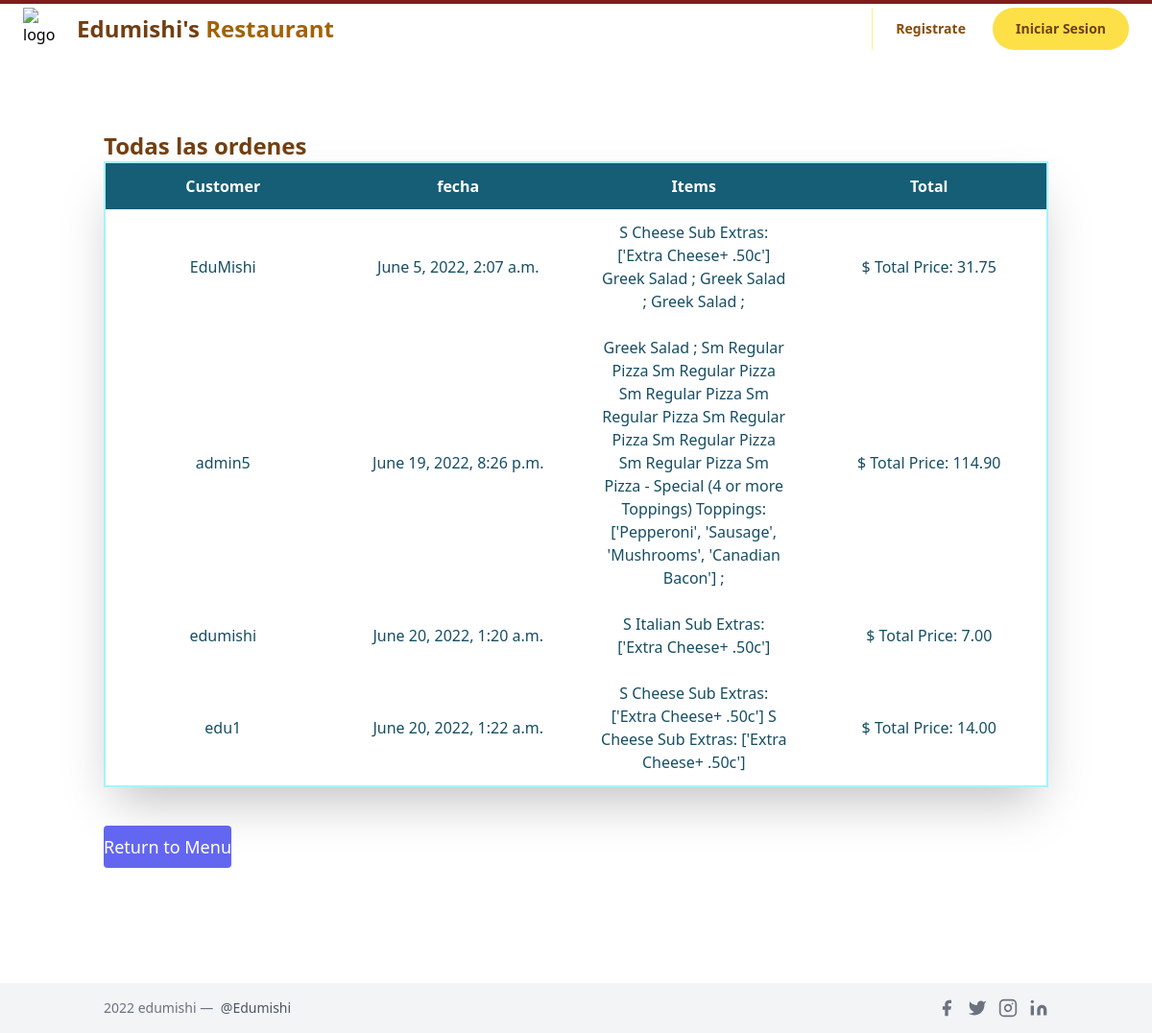
Before: /allorders with the older database file.
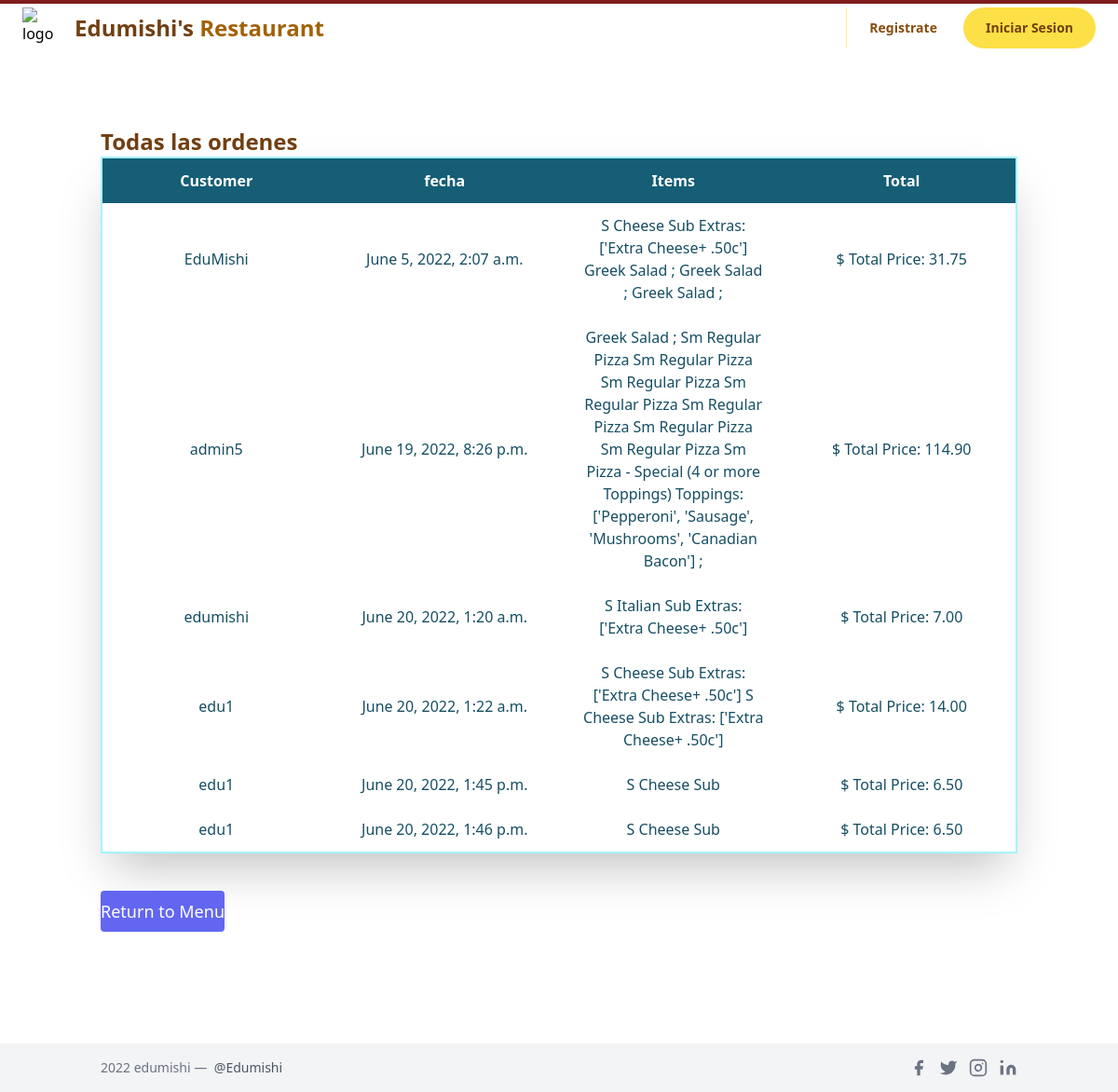
After: the same page with the newer database file.
### orders/models.py (models this page shows, shortened)
class Order(models.Model):
    ref_code = models.CharField(max_length=15, blank=True)
    owner = models.ForeignKey(Profile, on_delete=models.SET_NULL, null=True)
    is_ordered = models.BooleanField(default=False)
    ordered_items = models.ManyToManyField(OrderItem)
    date_ordered = models.DateTimeField(auto_now=True)
    def get_cart_total(self):
        return sum([item.menu_item.price for item in self.ordered_items.all()]
        + [item.extras_cost for item in self.ordered_items.all()])

class Profile(models.Model):
    user = models.OneToOneField(settings.AUTH_USER_MODEL,
                                on_delete=models.CASCADE)
    menu_items = models.ManyToManyField(Menu_Item, blank=True)
    def __str__(self):
        return f"{self.user.username}"

class OrderItem(models.Model):
    menu_item = models.ForeignKey(Menu_Item,on_delete=models.CASCADE,
                                    blank=True, null=True)
    is_ordered = models.BooleanField(default=False)
    date_added = models.DateTimeField(auto_now=True)
    date_ordered = models.DateTimeField(null=True)
    is_topping =models.BooleanField(default=False)
    num_extras = models.IntegerField( blank=True, default=0)
    extras = models.CharField(max_length=400,  blank=True, null=True)
    extras_cost = models.DecimalField(max_digits=4,decimal_places=2, default = 0.00)
    ptoppings = models.CharField(max_length=400,  blank=True, null=True)

class Menu_Item(models.Model):
    MENU_CATEGORIES = (
    ('Pizza', 'Pizza'),
    ('Pasta', 'Pasta'),
    ('Subs', 'Subs'),
    ('Salad', 'Salad'),
    ('Dinner_Platter', 'Dinner_Platter'),
    ('Topping', 'Topping'),
    ('Extra', 'Extra'),
    ('Dessert', 'Dessert'),
    ('Pastry', 'Pastry'),
    ('Main', 'Main'),
    ('Appetizer', 'Appetizer'),
    ('Side', 'Side'),
    ('Miscellaneous', 'Miscellaneous')
    )
    SIZE_CATEGORIES = (
    ('Sm', 'Small'),
    ('Md', 'Medium'),
    ('Lg', 'Large'),
    ('XL', 'Extra_Large')
    )
    category = models.CharField(max_length=36, null=True, blank=True,
                                choices=MENU_CATEGORIES,
                                help_text='Categoría del elemento del menú.')
    name = models.CharField(max_length=128,
                            help_text='Nombre del elemento del menú')
    price =  models.DecimalField(max_digits=4, null=True, blank=True,
                                decimal_places=2, default=0.00)
    sizes = models.CharField(max_length=4, null=True, blank=True,
                                choices=SIZE_CATEGORIES,
                                help_text='Ingrese el tamaños \
                                            del elemento del menú')
    toppings = models.CharField( max_length=400, blank=True, null=True,
                                help_text='Introducir ingredientes')
    num_toppings = models.CharField(max_length=10, blank=True, null=True)

### orders/views.py (the view)
# urls.py: path('allorders', views.allorders, name='allorders'),
def allorders(request):
    profiles = Profile.objects.all()
    all_orders = Order.objects.filter(is_ordered=True)#ojoooooooooooooooooo aqui si no esta ordenado no sale
    context = { 'all_orders': all_orders}
    return render(request, "orders/allorders.html", context)

### orders/templates/orders/allorders.html (shortened to what this page needs)
{% extends 'orders/layout.html' %}
{% block template%}
<div class="container px-5 py-20 mx-auto flex flex-wrap items-center">
    <div>
        <h1 class="text-2xl font-bold text-yellow-900">
            Todas las ordenes
        </h1>
        <table class="shadow-2xl border-2 border-cyan-200 w-full md:table-fixed content-center">
            <thead class="text-white">
                <tr>
                    <th class="py-3 bg-cyan-800">Customer</th>
                    <th class="py-3 bg-cyan-800">fecha</th>
                    <th class="py-3 bg-cyan-800">Items</th>
                    <th class="py-3 bg-cyan-800">Total</th>
                </tr>
            </thead>
            <tbody class="text-cyan-900 text-center">
                {% for order in all_orders.all %}
                    <tr class="">
                        <td class="py-3 px-6">{{order.owner}}</td>
                        <td class="py-3 px-6">{{ order.date_ordered }}</td>
                        <td class="py-3 px-6">
                            {% for item in order.ordered_items.all %}
                                {%if item.menu_item.category == "Pizza" and "Topping" in item.menu_item.name %}
                                {% if item.ptoppings != False %}
                                {{item.menu_item.sizes}}
                                {{ item.menu_item.name }}
                                Toppings: {{ item.ptoppings }} ;
                                {% endif %}
                                {% endif %}
                                {% if item.menu_item.category == "Pizza" and "Topping" not in item.menu_item.name %}
                                    {{item.menu_item.sizes}}
                                    {{ item.menu_item.name }}
                                {% endif %}
                                {% if item.menu_item.category == "Subs" and item.num_extras == 0 %}
                                    {{item.menu_item.sizes}}
                                    {{ item.menu_item.name }}
                                {% endif %}
                                {% if item.num_extras > 0 %}
                                    {{item.menu_item.sizes}}
                                    {{ item.menu_item.name }}
                                    Extras: {{ item.extras }}
                                {% endif %}
                                {% if item.menu_item.category != "Pizza" and item.menu_item.category != "Subs" %}
                                    {{ item.menu_item.name }} ;
                                {% endif %}
                            {% endfor %}
                        </td>
                        <td class="py-3 px-6">$ Total Price: {{ order.get_cart_total }}</td>
                    </tr>
                {% endfor %}
            </tbody>
        </table>
            <button class="text-white bg-indigo-500 border-0 py-2 my-10 focus:outline-none hover:bg-indigo-600 rounded text-lg"><a href="{% url 'orders:index' %}" >
                {% if not order %}Return to Menu{% else %}Go to Menu {% endif %}
              </a>
            </button>
    </div>
</div>
{%endblock%}

Changed rows visible on the page:
added Order: owner "edu1", date_ordered "June 20, 2022, 1:45 p.m.", get_cart_total "6.50"
added OrderItem: menu_item.sizes "S", menu_item.name "Cheese Sub", shown under "edu1"
added Order: owner "edu1", date_ordered "June 20, 2022, 1:46 p.m.", get_cart_total "6.50"
added OrderItem: menu_item.sizes "S", menu_item.name "Cheese Sub", shown under "edu1"
